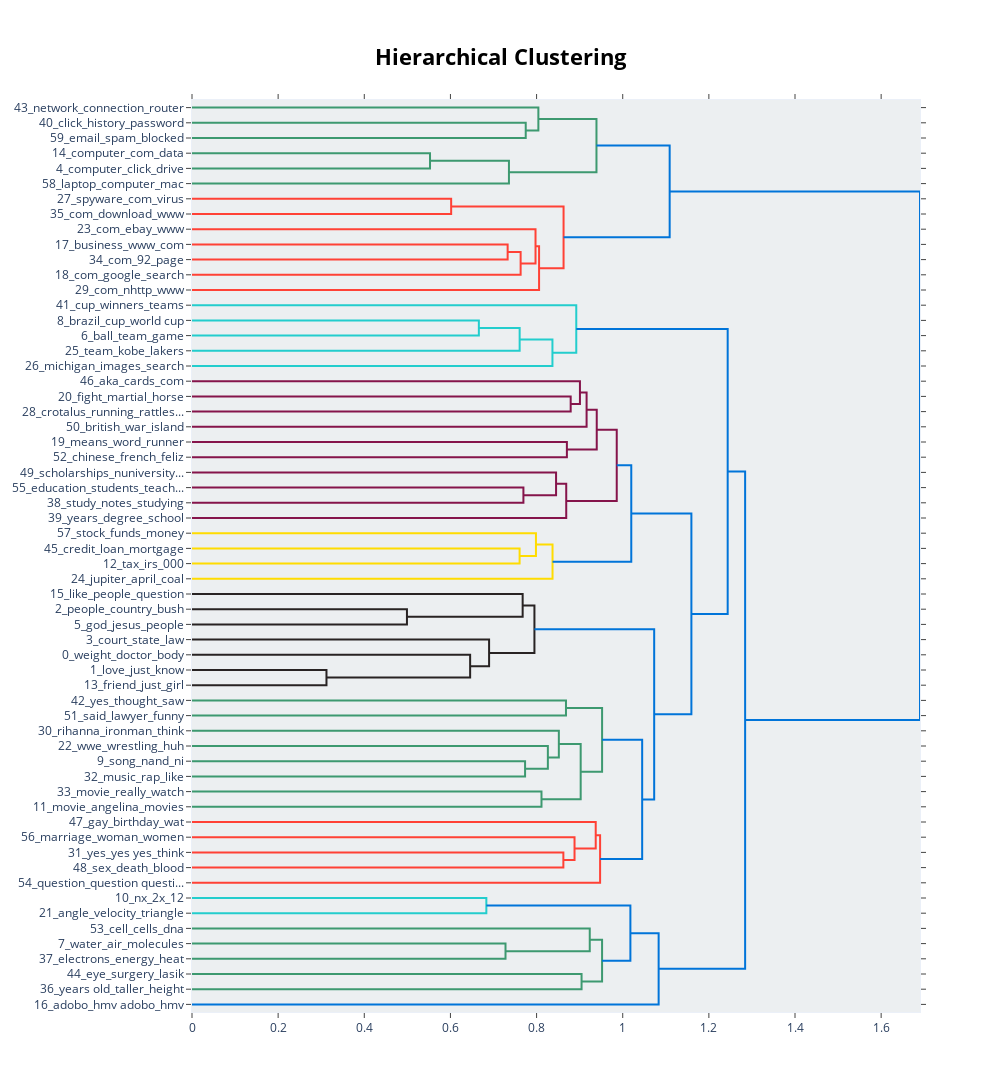

Notebook cell for this chart:
### Code cell
topic_model.visualize_hierarchy()

### Figure 1 — Plotly figure (JSON) as saved in the notebook; plotly's stock layout.template omitted (floating-point values rounded to 4 significant figures)
{"data": [{"hoverinfo": "text", "marker": {"color": "rgb(61,153,112)"}, "mode": "lines", "x": [0, 0.7748, 0.7748, 0], "xaxis": "x", "y": [-15, -15, -25, -25], "yaxis": "y", "type": "scatter"}, {"hoverinfo": "text", "marker": {"color": "rgb(61,153,112)"}, "mode": "lines", "x": [0, 0.8042, 0.8042, 0.7748], "xaxis": "x", "y": [-5, -5, -20, -20], "yaxis": "y", "type": "scatter"}, {"hoverinfo": "text", "marker": {"color": "rgb(61,153,112)"}, "mode": "lines", "x": [0, 0.5526, 0.5526, 0], "xaxis": "x", "y": [-35, -35, -45, -45], "yaxis": "y", "type": "scatter"}, {"hoverinfo": "text", "marker": {"color": "rgb(61,153,112)"}, "mode": "lines", "x": [0.5526, 0.7358, 0.7358, 0], "xaxis": "x", "y": [-40, -40, -55, -55], "yaxis": "y", "type": "scatter"}, {"hoverinfo": "text", "marker": {"color": "rgb(61,153,112)"}, "mode": "lines", "x": [0.8042, 0.939, 0.939, 0.7358], "xaxis": "x", "y": [-12.5, -12.5, -47.5, -47.5], "yaxis": "y", "type": "scatter"}, {"hoverinfo": "text", "marker": {"color": "rgb(255,65,54)"}, "mode": "lines", "x": [0, 0.6017, 0.6017, 0], "xaxis": "x", "y": [-65, -65, -75, -75], "yaxis": "y", "type": "scatter"}, {"hoverinfo": "text", "marker": {"color": "rgb(255,65,54)"}, "mode": "lines", "x": [0, 0.7328, 0.7328, 0], "xaxis": "x", "y": [-95, -95, -105, -105], "yaxis": "y", "type": "scatter"}, {"hoverinfo": "text", "marker": {"color": "rgb(255,65,54)"}, "mode": "lines", "x": [0.7328, 0.763, 0.763, 0], "xaxis": "x", "y": [-100, -100, -115, -115], "yaxis": "y", "type": "scatter"}, {"hoverinfo": "text", "marker": {"color": "rgb(255,65,54)"}, "mode": "lines", "x": [0, 0.7975, 0.7975, 0.763], "xaxis": "x", "y": [-85, -85, -107.5, -107.5], "yaxis": "y", "type": "scatter"}, {"hoverinfo": "text", "marker": {"color": "rgb(255,65,54)"}, "mode": "lines", "x": [0.7975, 0.8058, 0.8058, 0], "xaxis": "x", "y": [-96.25, -96.25, -125, -125], "yaxis": "y", "type": "scatter"}, {"hoverinfo": "text", "marker": {"color": "rgb(255,65,54)"}, "mode": "lines", "x": [0.6017, 0.8627, 0.8627, 0.8058], "xaxis": "x", "y": [-70, -70, -110.6, -110.6], "yaxis": "y", "type": "scatter"}, {"hoverinfo": "text", "marker": {"color": "rgb(0,116,217)"}, "mode": "lines", "x": [0.939, 1.109, 1.109, 0.8627], "xaxis": "x", "y": [-30, -30, -90.31, -90.31], "yaxis": "y", "type": "scatter"}, {"hoverinfo": "text", "marker": {"color": "rgb(35,205,205)"}, "mode": "lines", "x": [0, 0.666, 0.666, 0], "xaxis": "x", "y": [-145, -145, -155, -155], "yaxis": "y", "type": "scatter"}, {"hoverinfo": "text", "marker": {"color": "rgb(35,205,205)"}, "mode": "lines", "x": [0.666, 0.7607, 0.7607, 0], "xaxis": "x", "y": [-150, -150, -165, -165], "yaxis": "y", "type": "scatter"}, {"hoverinfo": "text", "marker": {"color": "rgb(35,205,205)"}, "mode": "lines", "x": [0.7607, 0.8368, 0.8368, 0], "xaxis": "x", "y": [-157.5, -157.5, -175, -175], "yaxis": "y", "type": "scatter"}, {"hoverinfo": "text", "marker": {"color": "rgb(35,205,205)"}, "mode": "lines", "x": [0, 0.8921, 0.8921, 0.8368], "xaxis": "x", "y": [-135, -135, -166.2, -166.2], "yaxis": "y", "type": "scatter"}, {"hoverinfo": "text", "marker": {"color": "rgb(133,20,75)"}, "mode": "lines", "x": [0, 0.8792, 0.8792, 0], "xaxis": "x", "y": [-195, -195, -205, -205], "yaxis": "y", "type": "scatter"}, {"hoverinfo": "text", "marker": {"color": "rgb(133,20,75)"}, "mode": "lines", "x": [0, 0.9007, 0.9007, 0.8792], "xaxis": "x", "y": [-185, -185, -200, -200], "yaxis": "y", "type": "scatter"}, {"hoverinfo": "text", "marker": {"color": "rgb(133,20,75)"}, "mode": "lines", "x": [0.9007, 0.9161, 0.9161, 0], "xaxis": "x", "y": [-192.5, -192.5, -215, -215], "yaxis": "y", "type": "scatter"}, {"hoverinfo": "text", "marker": {"color": "rgb(133,20,75)"}, "mode": "lines", "x": [0, 0.8704, 0.8704, 0], "xaxis": "x", "y": [-225, -225, -235, -235], "yaxis": "y", "type": "scatter"}, {"hoverinfo": "text", "marker": {"color": "rgb(133,20,75)"}, "mode": "lines", "x": [0.9161, 0.9397, 0.9397, 0.8704], "xaxis": "x", "y": [-203.8, -203.8, -230, -230], "yaxis": "y", "type": "scatter"}, {"hoverinfo": "text", "marker": {"color": "rgb(133,20,75)"}, "mode": "lines", "x": [0, 0.7694, 0.7694, 0], "xaxis": "x", "y": [-255, -255, -265, -265], "yaxis": "y", "type": "scatter"}, {"hoverinfo": "text", "marker": {"color": "rgb(133,20,75)"}, "mode": "lines", "x": [0, 0.8452, 0.8452, 0.7694], "xaxis": "x", "y": [-245, -245, -260, -260], "yaxis": "y", "type": "scatter"}, {"hoverinfo": "text", "marker": {"color": "rgb(133,20,75)"}, "mode": "lines", "x": [0.8452, 0.8688, 0.8688, 0], "xaxis": "x", "y": [-252.5, -252.5, -275, -275], "yaxis": "y", "type": "scatter"}, {"hoverinfo": "text", "marker": {"color": "rgb(133,20,75)"}, "mode": "lines", "x": [0.9397, 0.9861, 0.9861, 0.8688], "xaxis": "x", "y": [-216.9, -216.9, -263.8, -263.8], "yaxis": "y", "type": "scatter"}, {"hoverinfo": "text", "marker": {"color": "rgb(255,220,0)"}, "mode": "lines", "x": [0, 0.7606, 0.7606, 0], "xaxis": "x", "y": [-295, -295, -305, -305], "yaxis": "y", "type": "scatter"}, {"hoverinfo": "text", "marker": {"color": "rgb(255,220,0)"}, "mode": "lines", "x": [0, 0.7986, 0.7986, 0.7606], "xaxis": "x", "y": [-285, -285, -300, -300], "yaxis": "y", "type": "scatter"}, {"hoverinfo": "text", "marker": {"color": "rgb(255,220,0)"}, "mode": "lines", "x": [0.7986, 0.837, 0.837, 0], "xaxis": "x", "y": [-292.5, -292.5, -315, -315], "yaxis": "y", "type": "scatter"}, {"hoverinfo": "text", "marker": {"color": "rgb(0,116,217)"}, "mode": "lines", "x": [0.9861, 1.02, 1.02, 0.837], "xaxis": "x", "y": [-240.3, -240.3, -303.8, -303.8], "yaxis": "y", "type": "scatter"}, {"hoverinfo": "text", "marker": {"color": "rgb(40,35,35)"}, "mode": "lines", "x": [0, 0.4991, 0.4991, 0], "xaxis": "x", "y": [-335, -335, -345, -345], "yaxis": "y", "type": "scatter"}, {"hoverinfo": "text", "marker": {"color": "rgb(40,35,35)"}, "mode": "lines", "x": [0, 0.7677, 0.7677, 0.4991], "xaxis": "x", "y": [-325, -325, -340, -340], "yaxis": "y", "type": "scatter"}, {"hoverinfo": "text", "marker": {"color": "rgb(40,35,35)"}, "mode": "lines", "x": [0, 0.3122, 0.3122, 0], "xaxis": "x", "y": [-375, -375, -385, -385], "yaxis": "y", "type": "scatter"}, {"hoverinfo": "text", "marker": {"color": "rgb(40,35,35)"}, "mode": "lines", "x": [0, 0.6458, 0.6458, 0.3122], "xaxis": "x", "y": [-365, -365, -380, -380], "yaxis": "y", "type": "scatter"}, {"hoverinfo": "text", "marker": {"color": "rgb(40,35,35)"}, "mode": "lines", "x": [0, 0.6898, 0.6898, 0.6458], "xaxis": "x", "y": [-355, -355, -372.5, -372.5], "yaxis": "y", "type": "scatter"}, {"hoverinfo": "text", "marker": {"color": "rgb(40,35,35)"}, "mode": "lines", "x": [0.7677, 0.795, 0.795, 0.6898], "xaxis": "x", "y": [-332.5, -332.5, -363.8, -363.8], "yaxis": "y", "type": "scatter"}, {"hoverinfo": "text", "marker": {"color": "rgb(61,153,112)"}, "mode": "lines", "x": [0, 0.8682, 0.8682, 0], "xaxis": "x", "y": [-395, -395, -405, -405], "yaxis": "y", "type": "scatter"}, {"hoverinfo": "text", "marker": {"color": "rgb(61,153,112)"}, "mode": "lines", "x": [0, 0.7733, 0.7733, 0], "xaxis": "x", "y": [-435, -435, -445, -445], "yaxis": "y", "type": "scatter"}, {"hoverinfo": "text", "marker": {"color": "rgb(61,153,112)"}, "mode": "lines", "x": [0, 0.8262, 0.8262, 0.7733], "xaxis": "x", "y": [-425, -425, -440, -440], "yaxis": "y", "type": "scatter"}, {"hoverinfo": "text", "marker": {"color": "rgb(61,153,112)"}, "mode": "lines", "x": [0, 0.8517, 0.8517, 0.8262], "xaxis": "x", "y": [-415, -415, -432.5, -432.5], "yaxis": "y", "type": "scatter"}, {"hoverinfo": "text", "marker": {"color": "rgb(61,153,112)"}, "mode": "lines", "x": [0, 0.8114, 0.8114, 0], "xaxis": "x", "y": [-455, -455, -465, -465], "yaxis": "y", "type": "scatter"}, {"hoverinfo": "text", "marker": {"color": "rgb(61,153,112)"}, "mode": "lines", "x": [0.8517, 0.9024, 0.9024, 0.8114], "xaxis": "x", "y": [-423.8, -423.8, -460, -460], "yaxis": "y", "type": "scatter"}, {"hoverinfo": "text", "marker": {"color": "rgb(61,153,112)"}, "mode": "lines", "x": [0.8682, 0.9521, 0.9521, 0.9024], "xaxis": "x", "y": [-400, -400, -441.9, -441.9], "yaxis": "y", "type": "scatter"}, {"hoverinfo": "text", "marker": {"color": "rgb(255,65,54)"}, "mode": "lines", "x": [0, 0.8622, 0.8622, 0], "xaxis": "x", "y": [-495, -495, -505, -505], "yaxis": "y", "type": "scatter"}, {"hoverinfo": "text", "marker": {"color": "rgb(255,65,54)"}, "mode": "lines", "x": [0, 0.8881, 0.8881, 0.8622], "xaxis": "x", "y": [-485, -485, -500, -500], "yaxis": "y", "type": "scatter"}, {"hoverinfo": "text", "marker": {"color": "rgb(255,65,54)"}, "mode": "lines", "x": [0, 0.9373, 0.9373, 0.8881], "xaxis": "x", "y": [-475, -475, -492.5, -492.5], "yaxis": "y", "type": "scatter"}, {"hoverinfo": "text", "marker": {"color": "rgb(255,65,54)"}, "mode": "lines", "x": [0.9373, 0.9475, 0.9475, 0], "xaxis": "x", "y": [-483.8, -483.8, -515, -515], "yaxis": "y", "type": "scatter"}, {"hoverinfo": "text", "marker": {"color": "rgb(0,116,217)"}, "mode": "lines", "x": [0.9521, 1.045, 1.045, 0.9475], "xaxis": "x", "y": [-420.9, -420.9, -499.4, -499.4], "yaxis": "y", "type": "scatter"}, {"hoverinfo": "text", "marker": {"color": "rgb(0,116,217)"}, "mode": "lines", "x": [0.795, 1.073, 1.073, 1.045], "xaxis": "x", "y": [-348.1, -348.1, -460.2, -460.2], "yaxis": "y", "type": "scatter"}, {"hoverinfo": "text", "marker": {"color": "rgb(0,116,217)"}, "mode": "lines", "x": [1.02, 1.159, 1.159, 1.073], "xaxis": "x", "y": [-272.0, -272.0, -404.1, -404.1], "yaxis": "y", "type": "scatter"}, {"hoverinfo": "text", "marker": {"color": "rgb(0,116,217)"}, "mode": "lines", "x": [0.8921, 1.244, 1.244, 1.159], "xaxis": "x", "y": [-150.6, -150.6, -338.1, -338.1], "yaxis": "y", "type": "scatter"}, {"hoverinfo": "text", "marker": {"color": "rgb(35,205,205)"}, "mode": "lines", "x": [0, 0.6834, 0.6834, 0], "xaxis": "x", "y": [-525, -525, -535, -535], "yaxis": "y", "type": "scatter"}, {"hoverinfo": "text", "marker": {"color": "rgb(61,153,112)"}, "mode": "lines", "x": [0, 0.7279, 0.7279, 0], "xaxis": "x", "y": [-555, -555, -565, -565], "yaxis": "y", "type": "scatter"}, {"hoverinfo": "text", "marker": {"color": "rgb(61,153,112)"}, "mode": "lines", "x": [0, 0.9234, 0.9234, 0.7279], "xaxis": "x", "y": [-545, -545, -560, -560], "yaxis": "y", "type": "scatter"}, {"hoverinfo": "text", "marker": {"color": "rgb(61,153,112)"}, "mode": "lines", "x": [0, 0.9044, 0.9044, 0], "xaxis": "x", "y": [-575, -575, -585, -585], "yaxis": "y", "type": "scatter"}, {"hoverinfo": "text", "marker": {"color": "rgb(61,153,112)"}, "mode": "lines", "x": [0.9234, 0.9521, 0.9521, 0.9044], "xaxis": "x", "y": [-552.5, -552.5, -580, -580], "yaxis": "y", "type": "scatter"}, {"hoverinfo": "text", "marker": {"color": "rgb(0,116,217)"}, "mode": "lines", "x": [0.6834, 1.018, 1.018, 0.9521], "xaxis": "x", "y": [-530, -530, -566.2, -566.2], "yaxis": "y", "type": "scatter"}, {"hoverinfo": "text", "marker": {"color": "rgb(0,116,217)"}, "mode": "lines", "x": [1.018, 1.083, 1.083, 0], "xaxis": "x", "y": [-548.1, -548.1, -595, -595], "yaxis": "y", "type": "scatter"}, {"hoverinfo": "text", "marker": {"color": "rgb(0,116,217)"}, "mode": "lines", "x": [1.244, 1.284, 1.284, 1.083], "xaxis": "x", "y": [-244.4, -244.4, -571.6, -571.6], "yaxis": "y", "type": "scatter"}, {"hoverinfo": "text", "marker": {"color": "rgb(0,116,217)"}, "mode": "lines", "x": [1.109, 1.69, 1.69, 1.284], "xaxis": "x", "y": [-60.16, -60.16, -408.0, -408.0], "yaxis": "y", "type": "scatter"}], "layout": {"autosize": false, "height": 1100, "hovermode": "closest", "showlegend": false, "width": 1000, "xaxis": {"mirror": "allticks", "rangemode": "tozero", "showgrid": false, "showline": true, "showticklabels": true, "ticks": "outside", "type": "linear", "zeroline": false}, "yaxis": {"mirror": "allticks", "rangemode": "tozero", "showgrid": false, "showline": true, "showticklabels": true, "tickmode": "array", "ticks": "outside", "ticktext": ["43_network_connection_router", "40_click_history_password", "59_email_spam_blocked", "14_computer_com_data", "4_computer_click_drive", "58_laptop_computer_mac", "27_spyware_com_virus", "35_com_download_www", "23_com_ebay_www", "17_business_www_com", "34_com_92_page", "18_com_google_search", "29_com_nhttp_www", "41_cup_winners_teams", "8_brazil_cup_world cup", "6_ball_team_game", "25_team_kobe_lakers", "26_michigan_images_search", "46_aka_cards_com", "20_fight_martial_horse", "28_crotalus_running_rattles...", "50_british_war_island", "19_means_word_runner", "52_chinese_french_feliz", "49_scholarships_nuniversity...", "55_education_students_teach...", "38_study_notes_studying", "39_years_degree_school", "57_stock_funds_money", "45_credit_loan_mortgage", "12_tax_irs_000", "24_jupiter_april_coal", "15_like_people_question", "2_people_country_bush", "5_god_jesus_people", "3_court_state_law", "0_weight_doctor_body", "1_love_just_know", "13_friend_just_girl", "42_yes_thought_saw", "51_said_lawyer_funny", "30_rihanna_ironman_think", "22_wwe_wrestling_huh", "9_song_nand_ni", "32_music_rap_like", "33_movie_really_watch", "11_movie_angelina_movies", "47_gay_birthday_wat", "56_marriage_woman_women", "31_yes_yes yes_think", "48_sex_death_blood", "54_question_question questi...", "10_nx_2x_12", "21_angle_velocity_triangle", "53_cell_cells_dna", "7_water_air_molecules", "37_electrons_energy_heat", "44_eye_surgery_lasik", "36_years old_taller_height", "16_adobo_hmv adobo_hmv"], "tickvals": [-5, -15, -25, -35, -45, -55, -65, -75, -85, -95, -105, -115, -125, -135, -145, -155, -165, -175, -185, -195, -205, -215, -225, -235, -245, -255, -265, -275, -285, -295, -305, -315, -325, -335, -345, -355, -365, -375, -385, -395, -405, -415, -425, -435, -445, -455, -465, -475, -485, -495, -505, -515, -525, -535, -545, -555, -565, -575, -585, -595], "type": "linear", "zeroline": false, "range": [-600, 0]}, "title": {"font": {"size": 22, "color": "Black"}, "text": "<b>Hierarchical Clustering</b>", "x": 0.5, "xanchor": "center", "yanchor": "top"}, "hoverlabel": {"font": {"size": 16, "family": "Rockwell"}, "bgcolor": "white"}, "plot_bgcolor": "#ECEFF1"}}
